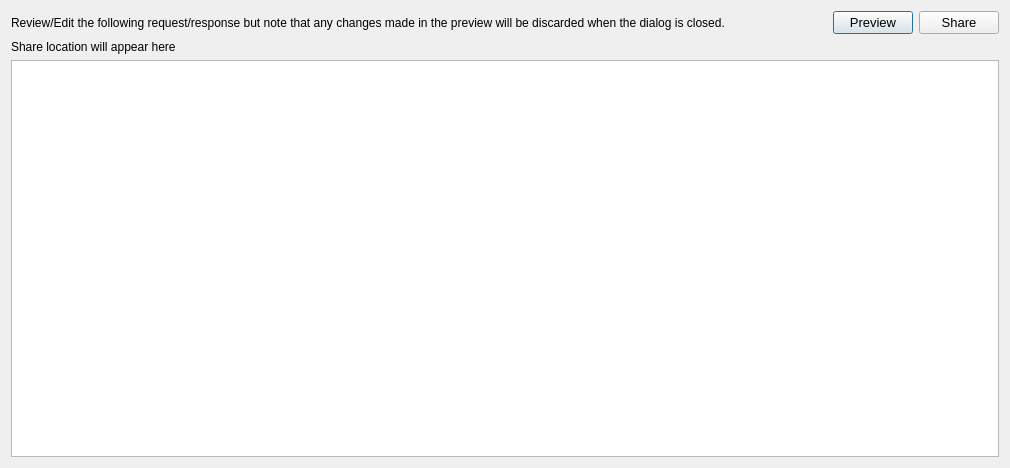
<?xml version="1.0" encoding="UTF-8"?>
<ui version="4.0">
 <class>SharePreviewDialog</class>
 <widget class="QDialog" name="SharePreviewDialog">
  <property name="windowModality">
   <enum>Qt::WindowModal</enum>
  </property>
  <property name="geometry">
   <rect>
    <x>0</x>
    <y>0</y>
    <width>1010</width>
    <height>468</height>
   </rect>
  </property>
  <property name="windowTitle">
   <string>Dialog</string>
  </property>
  <property name="modal">
   <bool>true</bool>
  </property>
  <layout class="QVBoxLayout" name="verticalLayout">
   <item>
    <layout class="QHBoxLayout" name="horizontalLayout">
     <item>
      <widget class="QLabel" name="label">
       <property name="text">
        <string>Review/Edit the following request/response but note that any changes made in the preview will be discarded when the dialog is closed.</string>
       </property>
      </widget>
     </item>
     <item>
      <spacer name="horizontalSpacer">
       <property name="orientation">
        <enum>Qt::Horizontal</enum>
       </property>
       <property name="sizeHint" stdset="0">
        <size>
         <width>40</width>
         <height>20</height>
        </size>
       </property>
      </spacer>
     </item>
     <item>
      <widget class="QPushButton" name="btn_show_preview">
       <property name="font">
        <font>
         <pointsize>10</pointsize>
        </font>
       </property>
       <property name="text">
        <string>Preview</string>
       </property>
      </widget>
     </item>
     <item>
      <widget class="QPushButton" name="btn_share_exchange">
       <property name="font">
        <font>
         <pointsize>10</pointsize>
        </font>
       </property>
       <property name="text">
        <string>Share</string>
       </property>
      </widget>
     </item>
    </layout>
   </item>
   <item>
    <widget class="QLabel" name="lbl_share_location">
     <property name="text">
      <string>Share location will appear here</string>
     </property>
     <property name="textFormat">
      <enum>Qt::RichText</enum>
     </property>
     <property name="openExternalLinks">
      <bool>true</bool>
     </property>
    </widget>
   </item>
   <item>
    <widget class="QTextEdit" name="txt_preview_share"/>
   </item>
  </layout>
 </widget>
 <resources/>
 <connections/>
</ui>
